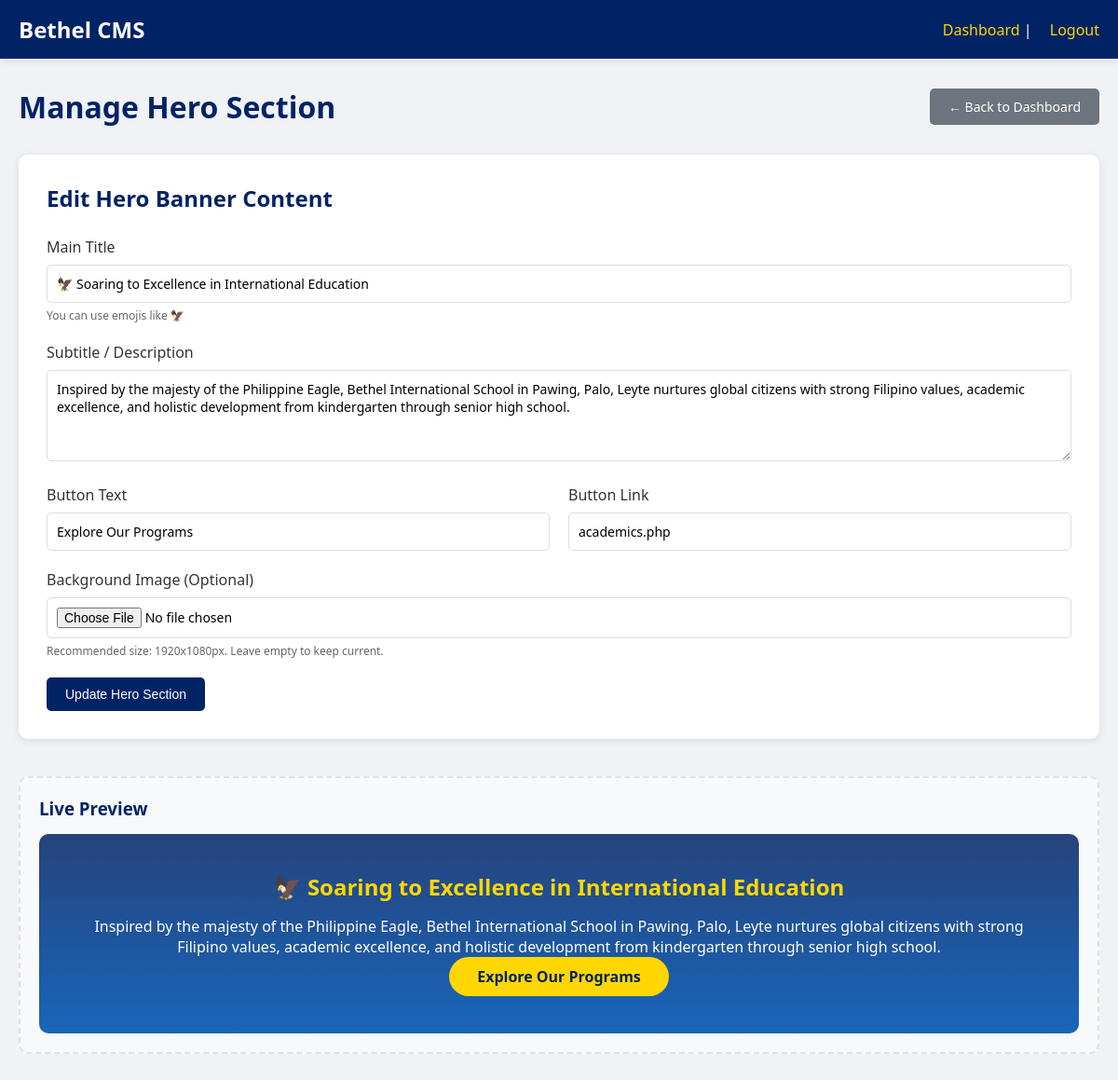
The page /admin/manage-hero.php (signed in) on the database as committed earlier.
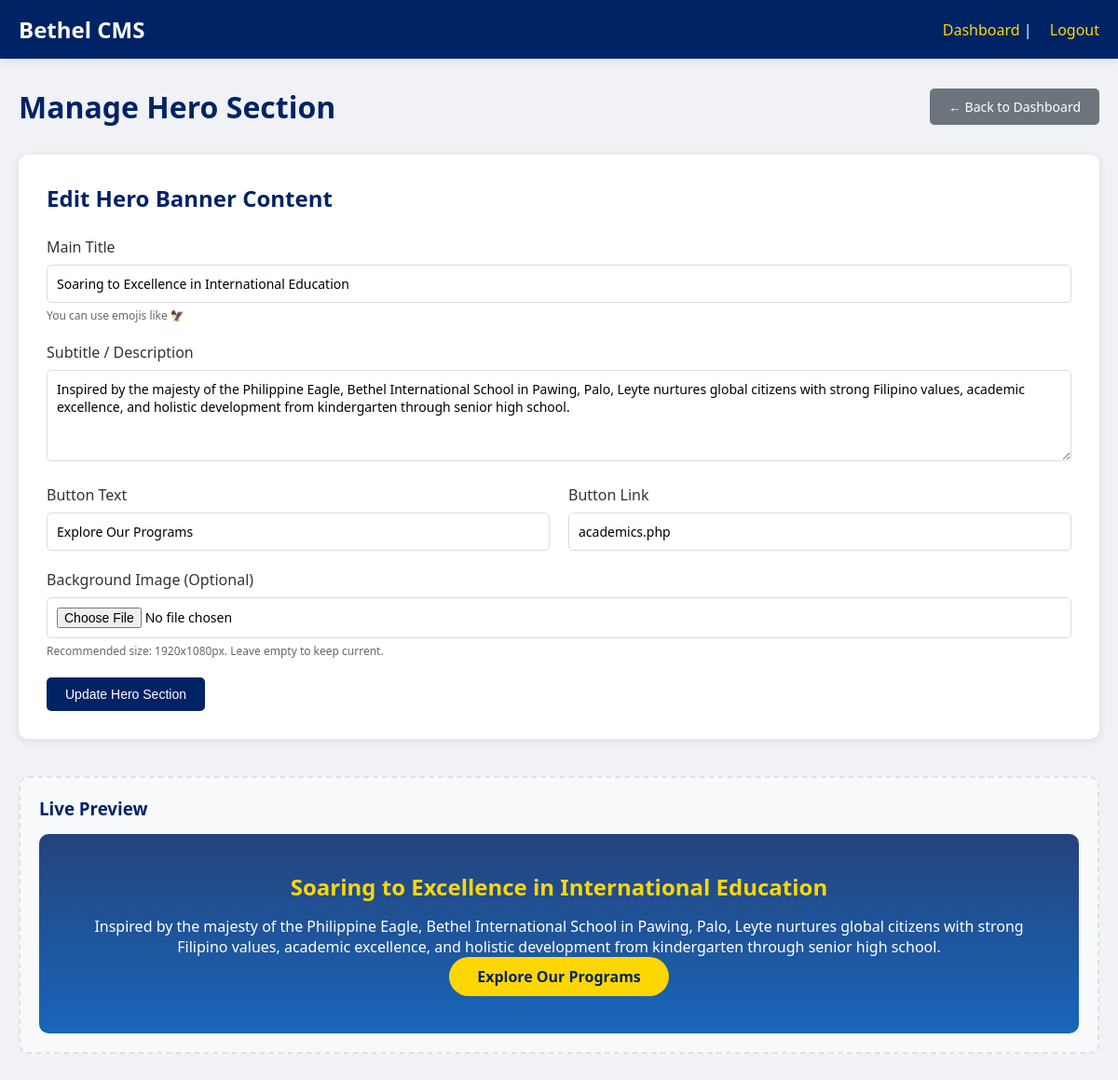
The same page on the database as committed later.
### tables this page shows
CREATE TABLE `hero_content` (
  `id` int(11) NOT NULL,
  `title` varchar(255) NOT NULL,
  `subtitle` text DEFAULT NULL,
  `cta_text` varchar(100) DEFAULT NULL,
  `cta_link` varchar(255) DEFAULT NULL,
  `background_image` varchar(255) DEFAULT NULL,
  `updated_at` timestamp NOT NULL DEFAULT current_timestamp() ON UPDATE current_timestamp()
);

### admin/manage-hero.php (the view, shortened to what this page needs)
<?php
require_once '../includes/db.php';
$hero = $pdo->query("SELECT * FROM hero_content ORDER BY id DESC LIMIT 1")->fetch();
?>
<!DOCTYPE html>
<html lang="en">
<head>
    <link rel="stylesheet" href="../css/admin-style.css">
</head>
<body>
    <div class="admin-wrapper">
        <nav class="admin-nav">
            <div class="admin-nav-container">
                <div class="admin-logo">Bethel CMS</div>
                <div class="admin-user">
                    <a href="dashboard.php">Dashboard</a> |
                    <a href="logout.php">Logout</a>
                </div>
            </div>
        </nav>
        <div class="admin-container">
            <div class="page-header">
                <h1>Manage Hero Section</h1>
                <a href="dashboard.php" class="btn-secondary">← Back to Dashboard</a>
            </div>
            <div class="form-container">
                <h2>Edit Hero Banner Content</h2>
                <form method="POST" enctype="multipart/form-data">
                    <div class="form-group">
                        <label>Main Title</label>
                        <input type="text" name="title" required value="<?php echo htmlspecialchars($hero['title'] ?? '🦅 Soaring to Excellence in International Education'); ?>">
                        <small>You can use emojis like 🦅</small>
                    </div>
                    <div class="form-group">
                        <label>Subtitle / Description</label>
                        <textarea name="subtitle" rows="4" required><?php echo htmlspecialchars($hero['subtitle'] ?? ''); ?></textarea>
                    </div>
                    <div class="form-row">
                        <div class="form-group">
                            <label>Button Text</label>
                            <input type="text" name="cta_text" value="<?php echo htmlspecialchars($hero['cta_text'] ?? 'Explore Our Programs'); ?>">
                        </div>
                        <div class="form-group">
                            <label>Button Link</label>
                            <input type="text" name="cta_link" value="<?php echo htmlspecialchars($hero['cta_link'] ?? '#'); ?>">
                        </div>
                    </div>
                    <div class="form-group">
                        <label>Background Image (Optional)</label>
                        <input type="file" name="background_image" accept="image/*">
                        <small>Recommended size: 1920x1080px. Leave empty to keep current.</small>
                    </div>
                    <button type="submit" name="update_hero" class="btn-primary">Update Hero Section</button>
                </form>
            </div>
            <div class="preview-box">
                <h3>Live Preview</h3>
                <div class="hero-preview">
                    <h2><?php echo htmlspecialchars($hero['title'] ?? '🦅 Soaring to Excellence in International Education'); ?></h2>
                    <p><?php echo htmlspecialchars($hero['subtitle'] ?? 'Inspired by the majesty of the Philippine Eagle...'); ?></p>
                    <a href="#" class="cta-button" style="display: inline-block; background: #FFD700; color: #002366; padding: 10px 30px; border-radius: 50px; text-decoration: none; font-weight: bold;"><?php echo htmlspecialchars($hero['cta_text'] ?? 'Explore Our Programs'); ?></a>
                </div>
            </div>
        </div>
    </div>
</body>
</html>

Rows that differ between the two databases and show on the page:
changed hero_content "Explore Our Programs": title "🦅 Soaring to Excellence in International Education" → "Soaring to Excellence in International Education"
